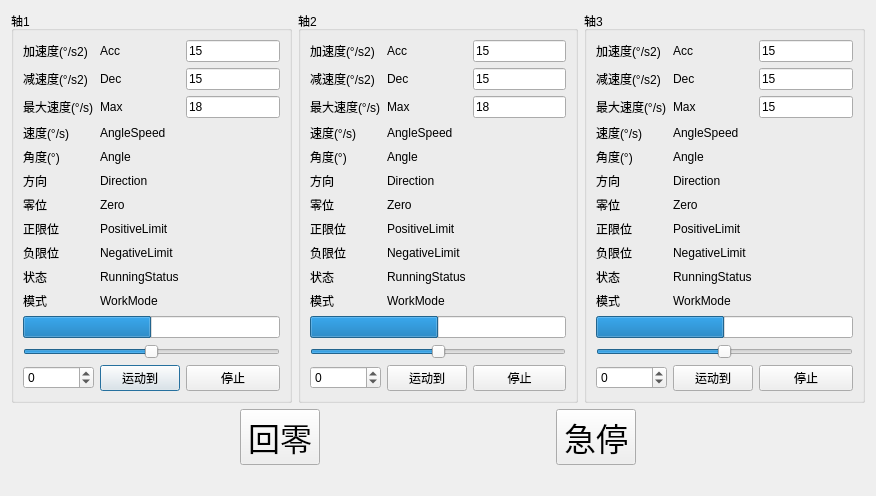
<?xml version="1.0" encoding="UTF-8"?>
<ui version="4.0">
 <class>QTurnTableDlg</class>
 <widget class="QDialog" name="QTurnTableDlg">
  <property name="enabled">
   <bool>true</bool>
  </property>
  <property name="geometry">
   <rect>
    <x>0</x>
    <y>0</y>
    <width>876</width>
    <height>427</height>
   </rect>
  </property>
  <property name="windowTitle">
   <string>转台控制</string>
  </property>
  <layout class="QVBoxLayout" name="verticalLayout">
   <item>
    <layout class="QHBoxLayout" name="horizontalLayout_2">
     <item>
      <widget class="QGroupBox" name="groupBox">
       <property name="title">
        <string>轴1</string>
       </property>
       <layout class="QGridLayout" name="gridLayout_2">
        <item row="0" column="0">
         <layout class="QGridLayout" name="gridLayout">
          <item row="8" column="1">
           <widget class="QLabel" name="lbNegLimit_1">
            <property name="text">
             <string>NegativeLimit</string>
            </property>
           </widget>
          </item>
          <item row="1" column="0">
           <widget class="QLabel" name="label_2">
            <property name="text">
             <string>减速度(°/s2)</string>
            </property>
           </widget>
          </item>
          <item row="1" column="1">
           <widget class="QLabel" name="lbDec_1">
            <property name="text">
             <string>Dec</string>
            </property>
           </widget>
          </item>
          <item row="5" column="1">
           <widget class="QLabel" name="lbDirection_1">
            <property name="text">
             <string>Direction</string>
            </property>
           </widget>
          </item>
          <item row="13" column="1">
           <widget class="QPushButton" name="pbPosition_1">
            <property name="text">
             <string>运动到</string>
            </property>
           </widget>
          </item>
          <item row="5" column="0">
           <widget class="QLabel" name="label_7">
            <property name="text">
             <string>方向</string>
            </property>
           </widget>
          </item>
          <item row="12" column="0" colspan="3">
           <widget class="QSlider" name="hsAxis_1">
            <property name="minimum">
             <number>-150</number>
            </property>
            <property name="maximum">
             <number>150</number>
            </property>
            <property name="orientation">
             <enum>Qt::Horizontal</enum>
            </property>
           </widget>
          </item>
          <item row="1" column="2">
           <widget class="QLineEdit" name="leDec_1">
            <property name="text">
             <string>15</string>
            </property>
           </widget>
          </item>
          <item row="4" column="0">
           <widget class="QLabel" name="label_6">
            <property name="text">
             <string>角度(°)</string>
            </property>
           </widget>
          </item>
          <item row="7" column="1">
           <widget class="QLabel" name="lbPosLimit_1">
            <property name="text">
             <string>PositiveLimit</string>
            </property>
           </widget>
          </item>
          <item row="0" column="1">
           <widget class="QLabel" name="lbAcc_1">
            <property name="text">
             <string>Acc</string>
            </property>
           </widget>
          </item>
          <item row="11" column="0" colspan="3">
           <widget class="QProgressBar" name="pbAng_1">
            <property name="minimum">
             <number>-150</number>
            </property>
            <property name="maximum">
             <number>150</number>
            </property>
            <property name="value">
             <number>0</number>
            </property>
            <property name="textVisible">
             <bool>false</bool>
            </property>
           </widget>
          </item>
          <item row="8" column="0">
           <widget class="QLabel" name="label_10">
            <property name="text">
             <string>负限位</string>
            </property>
           </widget>
          </item>
          <item row="4" column="1">
           <widget class="QLabel" name="lbPos_1">
            <property name="text">
             <string>Angle</string>
            </property>
           </widget>
          </item>
          <item row="2" column="0">
           <widget class="QLabel" name="label_3">
            <property name="text">
             <string>最大速度(°/s)</string>
            </property>
           </widget>
          </item>
          <item row="2" column="2">
           <widget class="QLineEdit" name="leMaxSpeed_1">
            <property name="text">
             <string>18</string>
            </property>
           </widget>
          </item>
          <item row="13" column="2">
           <widget class="QPushButton" name="pbPosStop_1">
            <property name="text">
             <string>停止</string>
            </property>
           </widget>
          </item>
          <item row="6" column="1">
           <widget class="QLabel" name="lbZero_1">
            <property name="text">
             <string>Zero</string>
            </property>
           </widget>
          </item>
          <item row="0" column="0">
           <widget class="QLabel" name="label">
            <property name="text">
             <string>加速度(°/s2)</string>
            </property>
           </widget>
          </item>
          <item row="3" column="0">
           <widget class="QLabel" name="label_4">
            <property name="text">
             <string>速度(°/s)</string>
            </property>
           </widget>
          </item>
          <item row="6" column="0">
           <widget class="QLabel" name="label_8">
            <property name="text">
             <string>零位</string>
            </property>
           </widget>
          </item>
          <item row="13" column="0">
           <widget class="QSpinBox" name="sbAxis_1">
            <property name="minimum">
             <number>-150</number>
            </property>
            <property name="maximum">
             <number>150</number>
            </property>
           </widget>
          </item>
          <item row="9" column="0">
           <widget class="QLabel" name="label_11">
            <property name="text">
             <string>状态</string>
            </property>
           </widget>
          </item>
          <item row="7" column="0">
           <widget class="QLabel" name="label_9">
            <property name="text">
             <string>正限位</string>
            </property>
           </widget>
          </item>
          <item row="0" column="2">
           <widget class="QLineEdit" name="leAcc_1">
            <property name="text">
             <string>15</string>
            </property>
           </widget>
          </item>
          <item row="9" column="1">
           <widget class="QLabel" name="lbStatus_1">
            <property name="text">
             <string>RunningStatus</string>
            </property>
           </widget>
          </item>
          <item row="3" column="1">
           <widget class="QLabel" name="lbSpeed_1">
            <property name="text">
             <string>AngleSpeed</string>
            </property>
           </widget>
          </item>
          <item row="2" column="1">
           <widget class="QLabel" name="lbMax_1">
            <property name="text">
             <string>Max</string>
            </property>
           </widget>
          </item>
          <item row="10" column="0">
           <widget class="QLabel" name="label_31">
            <property name="text">
             <string>模式</string>
            </property>
           </widget>
          </item>
          <item row="10" column="1">
           <widget class="QLabel" name="lbWorkMode_1">
            <property name="text">
             <string>WorkMode</string>
            </property>
           </widget>
          </item>
         </layout>
        </item>
       </layout>
      </widget>
     </item>
     <item>
      <widget class="QGroupBox" name="groupBox_2">
       <property name="title">
        <string>轴2</string>
       </property>
       <layout class="QGridLayout" name="gridLayout_3">
        <item row="0" column="0">
         <layout class="QGridLayout" name="gridLayout_4">
          <item row="3" column="1">
           <widget class="QLabel" name="lbSpeed_2">
            <property name="text">
             <string>AngleSpeed</string>
            </property>
           </widget>
          </item>
          <item row="0" column="0">
           <widget class="QLabel" name="label_5">
            <property name="text">
             <string>加速度(°/s2)</string>
            </property>
           </widget>
          </item>
          <item row="9" column="0">
           <widget class="QLabel" name="label_18">
            <property name="text">
             <string>状态</string>
            </property>
           </widget>
          </item>
          <item row="6" column="1">
           <widget class="QLabel" name="lbZero_2">
            <property name="text">
             <string>Zero</string>
            </property>
           </widget>
          </item>
          <item row="0" column="1">
           <widget class="QLabel" name="lbAcc_2">
            <property name="text">
             <string>Acc</string>
            </property>
           </widget>
          </item>
          <item row="1" column="1">
           <widget class="QLabel" name="lbDec_2">
            <property name="text">
             <string>Dec</string>
            </property>
           </widget>
          </item>
          <item row="0" column="2">
           <widget class="QLineEdit" name="leAcc_2">
            <property name="text">
             <string>15</string>
            </property>
           </widget>
          </item>
          <item row="2" column="2">
           <widget class="QLineEdit" name="leMaxSpeed_2">
            <property name="text">
             <string>18</string>
            </property>
           </widget>
          </item>
          <item row="1" column="0">
           <widget class="QLabel" name="label_19">
            <property name="text">
             <string>减速度(°/s2)</string>
            </property>
           </widget>
          </item>
          <item row="2" column="1">
           <widget class="QLabel" name="lbMax_2">
            <property name="text">
             <string>Max</string>
            </property>
           </widget>
          </item>
          <item row="5" column="1">
           <widget class="QLabel" name="lbDirection_2">
            <property name="text">
             <string>Direction</string>
            </property>
           </widget>
          </item>
          <item row="8" column="0">
           <widget class="QLabel" name="label_17">
            <property name="text">
             <string>负限位</string>
            </property>
           </widget>
          </item>
          <item row="11" column="0" colspan="3">
           <widget class="QProgressBar" name="pbAng_2">
            <property name="minimum">
             <number>-150</number>
            </property>
            <property name="maximum">
             <number>150</number>
            </property>
            <property name="value">
             <number>0</number>
            </property>
            <property name="textVisible">
             <bool>false</bool>
            </property>
           </widget>
          </item>
          <item row="12" column="0" colspan="3">
           <widget class="QSlider" name="hsAxis_2">
            <property name="minimum">
             <number>-150</number>
            </property>
            <property name="maximum">
             <number>150</number>
            </property>
            <property name="orientation">
             <enum>Qt::Horizontal</enum>
            </property>
           </widget>
          </item>
          <item row="7" column="0">
           <widget class="QLabel" name="label_20">
            <property name="text">
             <string>正限位</string>
            </property>
           </widget>
          </item>
          <item row="2" column="0">
           <widget class="QLabel" name="label_13">
            <property name="text">
             <string>最大速度(°/s)</string>
            </property>
           </widget>
          </item>
          <item row="13" column="1">
           <widget class="QPushButton" name="pbPosition_2">
            <property name="text">
             <string>运动到</string>
            </property>
           </widget>
          </item>
          <item row="4" column="1">
           <widget class="QLabel" name="lbPos_2">
            <property name="text">
             <string>Angle</string>
            </property>
           </widget>
          </item>
          <item row="7" column="1">
           <widget class="QLabel" name="lbPosLimit_2">
            <property name="text">
             <string>PositiveLimit</string>
            </property>
           </widget>
          </item>
          <item row="6" column="0">
           <widget class="QLabel" name="label_15">
            <property name="text">
             <string>零位</string>
            </property>
           </widget>
          </item>
          <item row="5" column="0">
           <widget class="QLabel" name="label_16">
            <property name="text">
             <string>方向</string>
            </property>
           </widget>
          </item>
          <item row="13" column="0">
           <widget class="QSpinBox" name="sbAxis_2">
            <property name="minimum">
             <number>-150</number>
            </property>
            <property name="maximum">
             <number>150</number>
            </property>
           </widget>
          </item>
          <item row="1" column="2">
           <widget class="QLineEdit" name="leDec_2">
            <property name="text">
             <string>15</string>
            </property>
           </widget>
          </item>
          <item row="4" column="0">
           <widget class="QLabel" name="label_12">
            <property name="text">
             <string>角度(°)</string>
            </property>
           </widget>
          </item>
          <item row="3" column="0">
           <widget class="QLabel" name="label_14">
            <property name="text">
             <string>速度(°/s)</string>
            </property>
           </widget>
          </item>
          <item row="8" column="1">
           <widget class="QLabel" name="lbNegLimit_2">
            <property name="text">
             <string>NegativeLimit</string>
            </property>
           </widget>
          </item>
          <item row="9" column="1">
           <widget class="QLabel" name="lbStatus_2">
            <property name="text">
             <string>RunningStatus</string>
            </property>
           </widget>
          </item>
          <item row="13" column="2">
           <widget class="QPushButton" name="pbPosStop_2">
            <property name="text">
             <string>停止</string>
            </property>
           </widget>
          </item>
          <item row="10" column="1">
           <widget class="QLabel" name="lbWorkMode_2">
            <property name="text">
             <string>WorkMode</string>
            </property>
           </widget>
          </item>
          <item row="10" column="0">
           <widget class="QLabel" name="label_32">
            <property name="text">
             <string>模式</string>
            </property>
           </widget>
          </item>
         </layout>
        </item>
       </layout>
      </widget>
     </item>
     <item>
      <widget class="QGroupBox" name="groupBox_3">
       <property name="title">
        <string>轴3</string>
       </property>
       <layout class="QGridLayout" name="gridLayout_5">
        <item row="0" column="0">
         <layout class="QGridLayout" name="gridLayout_6">
          <item row="0" column="2">
           <widget class="QLineEdit" name="leAcc_3">
            <property name="text">
             <string>15</string>
            </property>
           </widget>
          </item>
          <item row="9" column="1">
           <widget class="QLabel" name="lbStatus_3">
            <property name="text">
             <string>RunningStatus</string>
            </property>
           </widget>
          </item>
          <item row="2" column="1">
           <widget class="QLabel" name="lbMax_3">
            <property name="text">
             <string>Max</string>
            </property>
           </widget>
          </item>
          <item row="2" column="2">
           <widget class="QLineEdit" name="leMaxSpeed_3">
            <property name="text">
             <string>15</string>
            </property>
           </widget>
          </item>
          <item row="12" column="0" colspan="3">
           <widget class="QSlider" name="hsAxis_3">
            <property name="minimum">
             <number>-150</number>
            </property>
            <property name="maximum">
             <number>150</number>
            </property>
            <property name="orientation">
             <enum>Qt::Horizontal</enum>
            </property>
           </widget>
          </item>
          <item row="1" column="1">
           <widget class="QLabel" name="lbDec_3">
            <property name="text">
             <string>Dec</string>
            </property>
           </widget>
          </item>
          <item row="2" column="0">
           <widget class="QLabel" name="label_23">
            <property name="text">
             <string>最大速度(°/s)</string>
            </property>
           </widget>
          </item>
          <item row="4" column="1">
           <widget class="QLabel" name="lbPos_3">
            <property name="text">
             <string>Angle</string>
            </property>
           </widget>
          </item>
          <item row="13" column="1">
           <widget class="QPushButton" name="pbPosition_3">
            <property name="text">
             <string>运动到</string>
            </property>
           </widget>
          </item>
          <item row="1" column="2">
           <widget class="QLineEdit" name="leDec_3">
            <property name="text">
             <string>15</string>
            </property>
           </widget>
          </item>
          <item row="8" column="0">
           <widget class="QLabel" name="label_27">
            <property name="text">
             <string>负限位</string>
            </property>
           </widget>
          </item>
          <item row="13" column="0">
           <widget class="QSpinBox" name="sbAxis_3">
            <property name="minimum">
             <number>-150</number>
            </property>
            <property name="maximum">
             <number>150</number>
            </property>
           </widget>
          </item>
          <item row="5" column="0">
           <widget class="QLabel" name="label_26">
            <property name="text">
             <string>方向</string>
            </property>
           </widget>
          </item>
          <item row="1" column="0">
           <widget class="QLabel" name="label_29">
            <property name="text">
             <string>减速度(°/s2)</string>
            </property>
           </widget>
          </item>
          <item row="4" column="0">
           <widget class="QLabel" name="label_22">
            <property name="text">
             <string>角度(°)</string>
            </property>
           </widget>
          </item>
          <item row="6" column="1">
           <widget class="QLabel" name="lbZero_3">
            <property name="text">
             <string>Zero</string>
            </property>
           </widget>
          </item>
          <item row="0" column="1">
           <widget class="QLabel" name="lbAcc_3">
            <property name="text">
             <string>Acc</string>
            </property>
           </widget>
          </item>
          <item row="6" column="0">
           <widget class="QLabel" name="label_25">
            <property name="text">
             <string>零位</string>
            </property>
           </widget>
          </item>
          <item row="3" column="1">
           <widget class="QLabel" name="lbSpeed_3">
            <property name="text">
             <string>AngleSpeed</string>
            </property>
           </widget>
          </item>
          <item row="3" column="0">
           <widget class="QLabel" name="label_24">
            <property name="text">
             <string>速度(°/s)</string>
            </property>
           </widget>
          </item>
          <item row="7" column="0">
           <widget class="QLabel" name="label_30">
            <property name="text">
             <string>正限位</string>
            </property>
           </widget>
          </item>
          <item row="0" column="0">
           <widget class="QLabel" name="label_21">
            <property name="text">
             <string>加速度(°/s2)</string>
            </property>
           </widget>
          </item>
          <item row="7" column="1">
           <widget class="QLabel" name="lbPosLimit_3">
            <property name="text">
             <string>PositiveLimit</string>
            </property>
           </widget>
          </item>
          <item row="13" column="2">
           <widget class="QPushButton" name="pbPosStop_3">
            <property name="text">
             <string>停止</string>
            </property>
           </widget>
          </item>
          <item row="5" column="1">
           <widget class="QLabel" name="lbDirection_3">
            <property name="text">
             <string>Direction</string>
            </property>
           </widget>
          </item>
          <item row="8" column="1">
           <widget class="QLabel" name="lbNegLimit_3">
            <property name="text">
             <string>NegativeLimit</string>
            </property>
           </widget>
          </item>
          <item row="11" column="0" colspan="3">
           <widget class="QProgressBar" name="pbAng_3">
            <property name="minimum">
             <number>-150</number>
            </property>
            <property name="maximum">
             <number>150</number>
            </property>
            <property name="value">
             <number>0</number>
            </property>
            <property name="textVisible">
             <bool>false</bool>
            </property>
           </widget>
          </item>
          <item row="9" column="0">
           <widget class="QLabel" name="label_28">
            <property name="text">
             <string>状态</string>
            </property>
           </widget>
          </item>
          <item row="10" column="0">
           <widget class="QLabel" name="label_33">
            <property name="text">
             <string>模式</string>
            </property>
           </widget>
          </item>
          <item row="10" column="1">
           <widget class="QLabel" name="lbWorkMode_3">
            <property name="text">
             <string>WorkMode</string>
            </property>
           </widget>
          </item>
         </layout>
        </item>
       </layout>
      </widget>
     </item>
    </layout>
   </item>
   <item>
    <layout class="QHBoxLayout" name="horizontalLayout">
     <item>
      <spacer name="horizontalSpacer_3">
       <property name="orientation">
        <enum>Qt::Horizontal</enum>
       </property>
       <property name="sizeHint" stdset="0">
        <size>
         <width>40</width>
         <height>20</height>
        </size>
       </property>
      </spacer>
     </item>
     <item>
      <widget class="QPushButton" name="pbZero">
       <property name="font">
        <font>
         <pointsize>24</pointsize>
        </font>
       </property>
       <property name="text">
        <string>回零</string>
       </property>
      </widget>
     </item>
     <item>
      <spacer name="horizontalSpacer">
       <property name="orientation">
        <enum>Qt::Horizontal</enum>
       </property>
       <property name="sizeHint" stdset="0">
        <size>
         <width>40</width>
         <height>20</height>
        </size>
       </property>
      </spacer>
     </item>
     <item>
      <widget class="QPushButton" name="pbHalt">
       <property name="font">
        <font>
         <pointsize>24</pointsize>
        </font>
       </property>
       <property name="text">
        <string>急停</string>
       </property>
      </widget>
     </item>
     <item>
      <spacer name="horizontalSpacer_2">
       <property name="orientation">
        <enum>Qt::Horizontal</enum>
       </property>
       <property name="sizeHint" stdset="0">
        <size>
         <width>40</width>
         <height>20</height>
        </size>
       </property>
      </spacer>
     </item>
    </layout>
   </item>
   <item>
    <widget class="QLabel" name="lbInfo">
     <property name="text">
      <string/>
     </property>
    </widget>
   </item>
  </layout>
 </widget>
 <resources/>
 <connections>
  <connection>
   <sender>hsAxis_1</sender>
   <signal>valueChanged(int)</signal>
   <receiver>QTurnTableDlg</receiver>
   <slot>sltHS1ValueChanged(int)</slot>
   <hints>
    <hint type="sourcelabel">
     <x>82</x>
     <y>302</y>
    </hint>
    <hint type="destinationlabel">
     <x>124</x>
     <y>420</y>
    </hint>
   </hints>
  </connection>
  <connection>
   <sender>pbPosition_1</sender>
   <signal>clicked()</signal>
   <receiver>QTurnTableDlg</receiver>
   <slot>sltGoPosition1()</slot>
   <hints>
    <hint type="sourcelabel">
     <x>188</x>
     <y>331</y>
    </hint>
    <hint type="destinationlabel">
     <x>301</x>
     <y>469</y>
    </hint>
   </hints>
  </connection>
  <connection>
   <sender>hsAxis_2</sender>
   <signal>valueChanged(int)</signal>
   <receiver>QTurnTableDlg</receiver>
   <slot>sltHS2ValueChanged(int)</slot>
   <hints>
    <hint type="sourcelabel">
     <x>501</x>
     <y>299</y>
    </hint>
    <hint type="destinationlabel">
     <x>514</x>
     <y>356</y>
    </hint>
   </hints>
  </connection>
  <connection>
   <sender>hsAxis_3</sender>
   <signal>valueChanged(int)</signal>
   <receiver>QTurnTableDlg</receiver>
   <slot>sltHS3ValueChanged(int)</slot>
   <hints>
    <hint type="sourcelabel">
     <x>753</x>
     <y>299</y>
    </hint>
    <hint type="destinationlabel">
     <x>752</x>
     <y>367</y>
    </hint>
   </hints>
  </connection>
  <connection>
   <sender>hsAxis_1</sender>
   <signal>sliderReleased()</signal>
   <receiver>QTurnTableDlg</receiver>
   <slot>sltGoPosition1()</slot>
   <hints>
    <hint type="sourcelabel">
     <x>222</x>
     <y>295</y>
    </hint>
    <hint type="destinationlabel">
     <x>228</x>
     <y>366</y>
    </hint>
   </hints>
  </connection>
  <connection>
   <sender>hsAxis_2</sender>
   <signal>sliderReleased()</signal>
   <receiver>QTurnTableDlg</receiver>
   <slot>sltGoPosition2()</slot>
   <hints>
    <hint type="sourcelabel">
     <x>448</x>
     <y>295</y>
    </hint>
    <hint type="destinationlabel">
     <x>393</x>
     <y>359</y>
    </hint>
   </hints>
  </connection>
  <connection>
   <sender>hsAxis_3</sender>
   <signal>sliderReleased()</signal>
   <receiver>QTurnTableDlg</receiver>
   <slot>sltGoPosition3()</slot>
   <hints>
    <hint type="sourcelabel">
     <x>787</x>
     <y>293</y>
    </hint>
    <hint type="destinationlabel">
     <x>795</x>
     <y>372</y>
    </hint>
   </hints>
  </connection>
  <connection>
   <sender>pbPosition_2</sender>
   <signal>clicked()</signal>
   <receiver>QTurnTableDlg</receiver>
   <slot>sltGoPosition2()</slot>
   <hints>
    <hint type="sourcelabel">
     <x>426</x>
     <y>324</y>
    </hint>
    <hint type="destinationlabel">
     <x>511</x>
     <y>387</y>
    </hint>
   </hints>
  </connection>
  <connection>
   <sender>pbPosition_3</sender>
   <signal>clicked()</signal>
   <receiver>QTurnTableDlg</receiver>
   <slot>sltGoPosition3()</slot>
   <hints>
    <hint type="sourcelabel">
     <x>735</x>
     <y>326</y>
    </hint>
    <hint type="destinationlabel">
     <x>756</x>
     <y>404</y>
    </hint>
   </hints>
  </connection>
  <connection>
   <sender>pbPosStop_2</sender>
   <signal>clicked()</signal>
   <receiver>QTurnTableDlg</receiver>
   <slot>sltPosStop2()</slot>
   <hints>
    <hint type="sourcelabel">
     <x>528</x>
     <y>326</y>
    </hint>
    <hint type="destinationlabel">
     <x>552</x>
     <y>410</y>
    </hint>
   </hints>
  </connection>
  <connection>
   <sender>pbPosStop_3</sender>
   <signal>clicked()</signal>
   <receiver>QTurnTableDlg</receiver>
   <slot>sltPosStop3()</slot>
   <hints>
    <hint type="sourcelabel">
     <x>804</x>
     <y>321</y>
    </hint>
    <hint type="destinationlabel">
     <x>697</x>
     <y>390</y>
    </hint>
   </hints>
  </connection>
  <connection>
   <sender>pbPosStop_1</sender>
   <signal>clicked()</signal>
   <receiver>QTurnTableDlg</receiver>
   <slot>sltPosStop1()</slot>
   <hints>
    <hint type="sourcelabel">
     <x>253</x>
     <y>321</y>
    </hint>
    <hint type="destinationlabel">
     <x>287</x>
     <y>392</y>
    </hint>
   </hints>
  </connection>
  <connection>
   <sender>pbZero</sender>
   <signal>clicked()</signal>
   <receiver>QTurnTableDlg</receiver>
   <slot>sltGoZero()</slot>
   <hints>
    <hint type="sourcelabel">
     <x>287</x>
     <y>378</y>
    </hint>
    <hint type="destinationlabel">
     <x>403</x>
     <y>392</y>
    </hint>
   </hints>
  </connection>
  <connection>
   <sender>pbHalt</sender>
   <signal>clicked()</signal>
   <receiver>QTurnTableDlg</receiver>
   <slot>sltHalt()</slot>
   <hints>
    <hint type="sourcelabel">
     <x>577</x>
     <y>368</y>
    </hint>
    <hint type="destinationlabel">
     <x>482</x>
     <y>365</y>
    </hint>
   </hints>
  </connection>
 </connections>
 <slots>
  <slot>sltHS1ValueChanged(int)</slot>
  <slot>sltGoPosition1()</slot>
  <slot>sltPosStop1()</slot>
  <slot>sltHS2ValueChanged(int)</slot>
  <slot>sltHS3ValueChanged(int)</slot>
  <slot>sltGoPosition2()</slot>
  <slot>sltGoPosition3()</slot>
  <slot>sltPosStop2()</slot>
  <slot>sltPosStop3()</slot>
  <slot>sltGoZero()</slot>
  <slot>sltHalt()</slot>
 </slots>
</ui>
